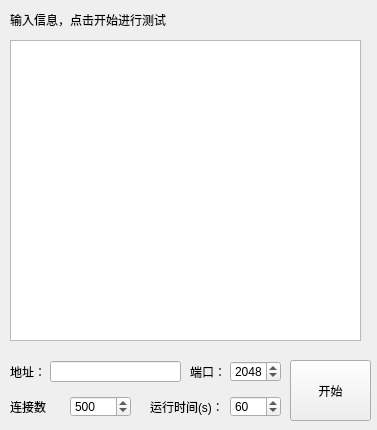
<?xml version="1.0" encoding="UTF-8"?>
<ui version="4.0">
 <class>Form</class>
 <widget class="QWidget" name="Form">
  <property name="geometry">
   <rect>
    <x>0</x>
    <y>0</y>
    <width>377</width>
    <height>430</height>
   </rect>
  </property>
  <property name="minimumSize">
   <size>
    <width>377</width>
    <height>430</height>
   </size>
  </property>
  <property name="maximumSize">
   <size>
    <width>377</width>
    <height>430</height>
   </size>
  </property>
  <property name="windowTitle">
   <string>Form</string>
  </property>
  <widget class="QLineEdit" name="lineIp">
   <property name="geometry">
    <rect>
     <x>50</x>
     <y>361</y>
     <width>131</width>
     <height>21</height>
    </rect>
   </property>
  </widget>
  <widget class="QSpinBox" name="port">
   <property name="geometry">
    <rect>
     <x>230</x>
     <y>361</y>
     <width>51</width>
     <height>21</height>
    </rect>
   </property>
   <property name="minimum">
    <number>1</number>
   </property>
   <property name="maximum">
    <number>100000</number>
   </property>
   <property name="value">
    <number>2048</number>
   </property>
  </widget>
  <widget class="QLabel" name="label">
   <property name="geometry">
    <rect>
     <x>10</x>
     <y>361</y>
     <width>41</width>
     <height>21</height>
    </rect>
   </property>
   <property name="text">
    <string>地址：</string>
   </property>
  </widget>
  <widget class="QLabel" name="label_2">
   <property name="geometry">
    <rect>
     <x>190</x>
     <y>361</y>
     <width>41</width>
     <height>21</height>
    </rect>
   </property>
   <property name="text">
    <string>端口：</string>
   </property>
  </widget>
  <widget class="QLabel" name="label_3">
   <property name="geometry">
    <rect>
     <x>10</x>
     <y>396</y>
     <width>41</width>
     <height>21</height>
    </rect>
   </property>
   <property name="text">
    <string>连接数：</string>
   </property>
  </widget>
  <widget class="QSpinBox" name="size">
   <property name="geometry">
    <rect>
     <x>70</x>
     <y>396</y>
     <width>61</width>
     <height>21</height>
    </rect>
   </property>
   <property name="minimum">
    <number>1</number>
   </property>
   <property name="maximum">
    <number>5000</number>
   </property>
   <property name="value">
    <number>500</number>
   </property>
  </widget>
  <widget class="QLabel" name="label_4">
   <property name="geometry">
    <rect>
     <x>150</x>
     <y>396</y>
     <width>71</width>
     <height>21</height>
    </rect>
   </property>
   <property name="text">
    <string>运行时间(s)：</string>
   </property>
  </widget>
  <widget class="QSpinBox" name="time">
   <property name="geometry">
    <rect>
     <x>230</x>
     <y>396</y>
     <width>51</width>
     <height>21</height>
    </rect>
   </property>
   <property name="minimum">
    <number>5</number>
   </property>
   <property name="maximum">
    <number>300</number>
   </property>
   <property name="value">
    <number>60</number>
   </property>
  </widget>
  <widget class="QPushButton" name="pushButton">
   <property name="geometry">
    <rect>
     <x>290</x>
     <y>360</y>
     <width>81</width>
     <height>61</height>
    </rect>
   </property>
   <property name="text">
    <string>开始</string>
   </property>
  </widget>
  <widget class="QTextEdit" name="show">
   <property name="geometry">
    <rect>
     <x>10</x>
     <y>40</y>
     <width>351</width>
     <height>301</height>
    </rect>
   </property>
   <property name="readOnly">
    <bool>true</bool>
   </property>
  </widget>
  <widget class="QLabel" name="tel">
   <property name="geometry">
    <rect>
     <x>10</x>
     <y>10</y>
     <width>351</width>
     <height>21</height>
    </rect>
   </property>
   <property name="text">
    <string>&lt;html&gt;&lt;head/&gt;&lt;body&gt;&lt;p&gt;输入信息，点击开始进行测试&lt;/p&gt;&lt;/body&gt;&lt;/html&gt;</string>
   </property>
  </widget>
 </widget>
 <resources/>
 <connections/>
</ui>
